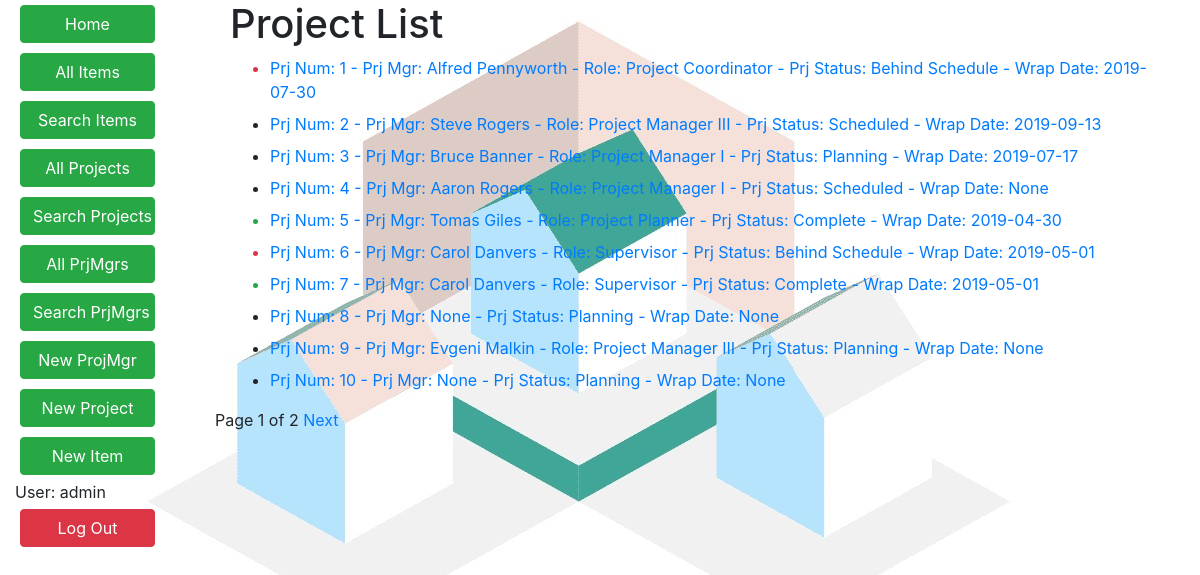
Page /resreq/projects/ (signed in) on the earlier database version.
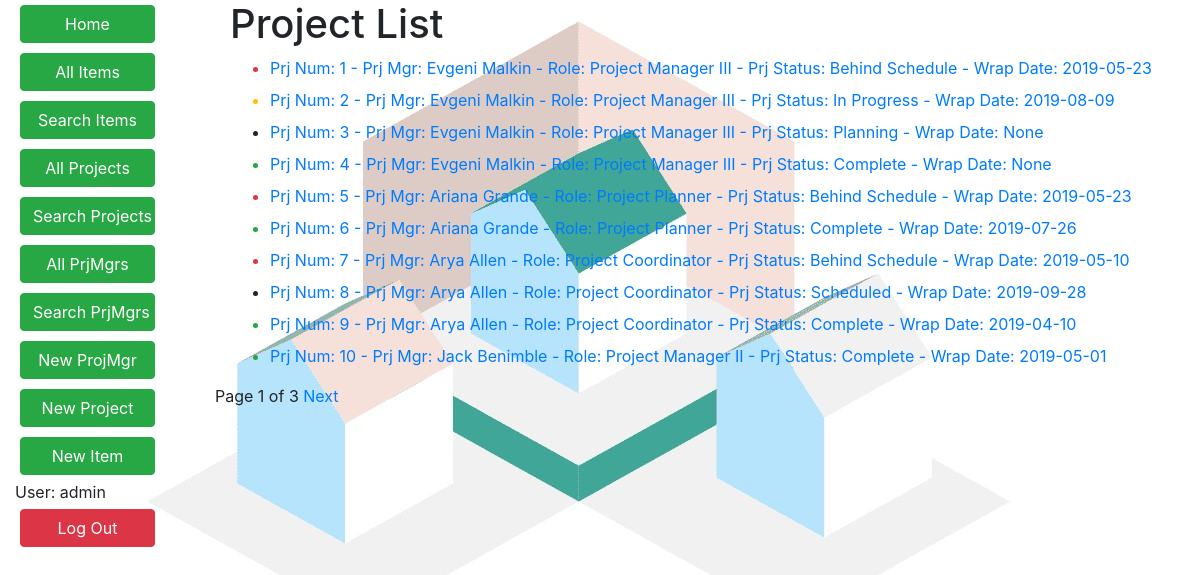
Same page on the later database version.
### resreq/models.py (models this page shows, shortened)
class Project(models.Model):
    prj_num = models.AutoField(primary_key=True)
    prj_mgr = models.ForeignKey('PrjMgr', related_name='projects', on_delete=models.SET_NULL, null=True, blank=True)
    summary = models.TextField(max_length=1000, help_text="Enter project description", null=True, blank=True)
    date_created = models.DateField(auto_now=True)
    completion_date = models.DateField(null=True, blank=True)
    history = HistoricalRecords()
    PROJECT_STATUS = (
        ('Behind Schedule', 'Behind Schedule'),
        ('Complete', 'Complete'),
        ('In Progress', 'In Progress'),
        ('Scheduled', 'Scheduled'),
        ('Planning', 'Planning'),
    )
    prj_status = models.TextField(
        max_length=12,
        choices=PROJECT_STATUS,
        default='Planning'
    )
    def get_absolute_url(self):
        return reverse('project-detail', args=[str(self.prj_num)])
    def __str__(self):
        return 'Prj Num: {0} -  Prj Mgr: {1} - Prj Status: {2} - Wrap Date: {3}' \
            .format(self.prj_num,
                    self.prj_mgr,
                    self.prj_status,
                    self.completion_date,
                    )

class PrjMgr(models.Model):
    first_name = models.CharField(max_length=100)
    last_name = models.CharField(max_length=100)
    emp_num = models.AutoField(primary_key=True)
    date_of_birth = models.DateField(null=True, blank=True)
    date_joined = models.DateField('joined', null=True, blank=True)
    history = HistoricalRecords()
    PRJMGR_ROLE = (
        ('Project Manager I', 'Project Manager I'),
        ('Project Manager II', 'Project Manager II'),
        ('Project Manager III', 'Project Manager III'),
        ('Project Planner', 'Project Planner'),
        ('Project Coordinator', 'Project Coordinator'),
        ('Supervisor', 'Supervisor'),
    )
    role = models.CharField(
        max_length=25,
        choices=PRJMGR_ROLE, default='Project Manager I'
    )
    class Meta:
        ordering = ['last_name', 'first_name']
    def __str__(self):
        return '{0} {1} - Role: {2} '.format(self.first_name, self.last_name, self.role, self.emp_num)

### resreq/views.py (the view)
# urls.py: path('projects/', views.ProjectListView.as_view(), name='projects'),
class ProjectListView(LoginRequiredMixin, generic.ListView):
    model = Project
    paginate_by = 10

### resreq/templates/resreq/project_list.html (shortened to what this page needs)
<!DOCTYPE html>
{% extends "base_generic.html" %}
{% load crispy_forms_filters %}
{% block content %}
    <div class="container">
        <h1>Project List</h1>
        <ul>
            {% for prj in project_list %}
                <li class="{% if prj.prj_status == 'Behind Schedule' %}text-danger
                    {% elif prj.prj_status == 'Complete' %}text-success
                    {% elif prj.prj_status == 'In Progress' %}text-warning
                    {% endif %}">
                    <a href="{{ prj.get_absolute_url }}">{{ prj }}</a>
                </li>
            {% endfor %}
        </ul>
    </div>
{% endblock %}

### resreq/templates/base_generic.html (shortened to what this page needs)
{% load crispy_forms_tags %}
<!DOCTYPE html>
<html lang="en">
<head>
    <link rel="stylesheet" href="https://stackpath.bootstrapcdn.com/bootstrap/4.1.3/css/bootstrap.min.css"
>
    {% load static %}
    <link rel="stylesheet" href="{% static 'css/styles.css' %}">
</head>
<body>
<div class="container-fluid"  >
    <div class="row justify-content-center">
        <div class="col-sm-2">
            {% block sidebar %}
                <ul class="sidebar-nav" >
                    {% if user.is_authenticated %}
                        <form action="{% url 'index' %}">
                            <button type="submit" class="btn btn-success custom">Home</button>
                        </form>
                        <form action="{% url 'items' %}">
                            <button type="submit" class="btn btn-success custom">All Items</button>
                        </form>
                        <form action="{% url 'item-search' %}">
                            <button type="submit" class="btn btn-success custom">Search Items</button>
                        </form>
                        <form action="{% url 'projects' %}">
                            <button type="submit" class="btn btn-success custom">All Projects</button>
                        </form>
                        <form action="{% url 'project-search' %}">
                            <button type="submit" class="btn btn-success custom">Search Projects</button>
                        </form>
                        <form action="{% url 'prjmgrs' %}">
                            <button type="submit" class="btn btn-success custom">All PrjMgrs</button>
                        </form>
                        <form action="{% url 'prjmgr-search' %}">
                            <button type="submit" class="btn btn-success custom">Search PrjMgrs</button>
                        </form>
                    {% endif %}
                    {% if user.is_staff %}
                        <form action="{% url 'prjmgr-create' %}">
                            <button type="submit" class="btn btn-success custom">New ProjMgr</button>
                        </form>
                        <form action="{% url 'project-create' %}">
                            <button type="submit" class="btn btn-success custom">New Project</button>
                        </form>
                        <form action="{% url 'item-create' %}">
                            <button type="submit" class="btn btn-success custom">New Item</button>
                        </form>
                    {% endif %}
                    {% if user.is_authenticated %}
                        <li>User: {{ user.get_username }}</li>
                        <form action="{% url 'logout' %}?next={% url 'logout' %}">
                            <button type="submit" class="btn btn-danger custom">Log Out</button>
                        </form>
                    {% endif %}
                </ul>
            {% endblock %}
        </div>
        <div class="col-sm-10 ">{% block content %}{% endblock %}
            {% block pagination %}
                {% if is_paginated %}
                    <div class="pagination">
                        <span class="page-links">
                            <span class="page-current">
                                Page {{ page_obj.number }} of {{ page_obj.paginator.num_pages }}
                            </span>
                            {% if page_obj.has_next %}
                                <a href="{{ request.path }}?page={{ page_obj.next_page_number }}">   Next</a>
                            {% endif %}
                        </span>
                    </div>
                {% endif %}
            {% endblock %}
        </div>
    </div>
</div>
</body>
</html>

Differences in the rows shown:
changed Project: prj_num+prj_mgr+prj_status "Prj Num: 1 - Prj Mgr: Alfred Pennyworth - Role: Project Coordinator - Prj Status: Behind Schedule - Wrap Date: 2019-07-30" → "Prj Num: 1 - Prj Mgr: Evgeni Malkin - Role: Project Manager III - Prj Status: Behind Schedule - Wrap Date: 2019-05-23"
changed Project: prj_status "Scheduled" → "In Progress" (drawn); prj_num+prj_mgr+prj_status "Prj Num: 2 - Prj Mgr: Steve Rogers - Role: Project Manager III - Prj Status: Scheduled - Wrap Date: 2019-09-13" → "Prj Num: 2 - Prj Mgr: Evgeni Malkin - Role: Project Manager III - Prj Status: In Progress - Wrap Date: 2019-08-09"
changed Project: prj_num+prj_mgr+prj_status "Prj Num: 3 - Prj Mgr: Bruce Banner - Role: Project Manager I - Prj Status: Planning - Wrap Date: 2019-07-17" → "Prj Num: 3 - Prj Mgr: Evgeni Malkin - Role: Project Manager III - Prj Status: Planning - Wrap Date: None"
changed Project: prj_status "Scheduled" → "Complete" (drawn); prj_num+prj_mgr+prj_status "Prj Num: 4 - Prj Mgr: Aaron Rogers - Role: Project Manager I - Prj Status: Scheduled - Wrap Date: None" → "Prj Num: 4 - Prj Mgr: Evgeni Malkin - Role: Project Manager III - Prj Status: Complete - Wrap Date: None"
changed Project: prj_status "Complete" → "Behind Schedule" (drawn); prj_num+prj_mgr+prj_status "Prj Num: 5 - Prj Mgr: Tomas Giles - Role: Project Planner - Prj Status: Complete - Wrap Date: 2019-04-30" → "Prj Num: 5 - Prj Mgr: Ariana Grande - Role: Project Planner - Prj Status: Behind Schedule - Wrap Date: 2019-05-23"
changed Project: prj_status "Behind Schedule" → "Complete" (drawn); prj_num+prj_mgr+prj_status "Prj Num: 6 - Prj Mgr: Carol Danvers - Role: Supervisor - Prj Status: Behind Schedule - Wrap Date: 2019-05-01" → "Prj Num: 6 - Prj Mgr: Ariana Grande - Role: Project Planner - Prj Status: Complete - Wrap Date: 2019-07-26"
changed Project: prj_status "Complete" → "Behind Schedule" (drawn); prj_num+prj_mgr+prj_status "Prj Num: 7 - Prj Mgr: Carol Danvers - Role: Supervisor - Prj Status: Complete - Wrap Date: 2019-05-01" → "Prj Num: 7 - Prj Mgr: Arya Allen - Role: Project Coordinator - Prj Status: Behind Schedule - Wrap Date: 2019-05-10"
changed Project: prj_num+prj_mgr+prj_status "Prj Num: 8 - Prj Mgr: None - Prj Status: Planning - Wrap Date: None" → "Prj Num: 8 - Prj Mgr: Arya Allen - Role: Project Coordinator - Prj Status: Scheduled - Wrap Date: 2019-09-28"
changed Project: prj_status "Planning" → "Complete" (drawn); prj_num+prj_mgr+prj_status "Prj Num: 9 - Prj Mgr: Evgeni Malkin - Role: Project Manager III - Prj Status: Planning - Wrap Date: None" → "Prj Num: 9 - Prj Mgr: Arya Allen - Role: Project Coordinator - Prj Status: Complete - Wrap Date: 2019-04-10"
changed Project: prj_status "Planning" → "Complete" (drawn); prj_num+prj_mgr+prj_status "Prj Num: 10 - Prj Mgr: None - Prj Status: Planning - Wrap Date: None" → "Prj Num: 10 - Prj Mgr: Jack Benimble - Role: Project Manager II - Prj Status: Complete - Wrap Date: 2019-05-01"
Other differences:
{{ page_obj.paginator.num_pages }}: "2" → "3"
